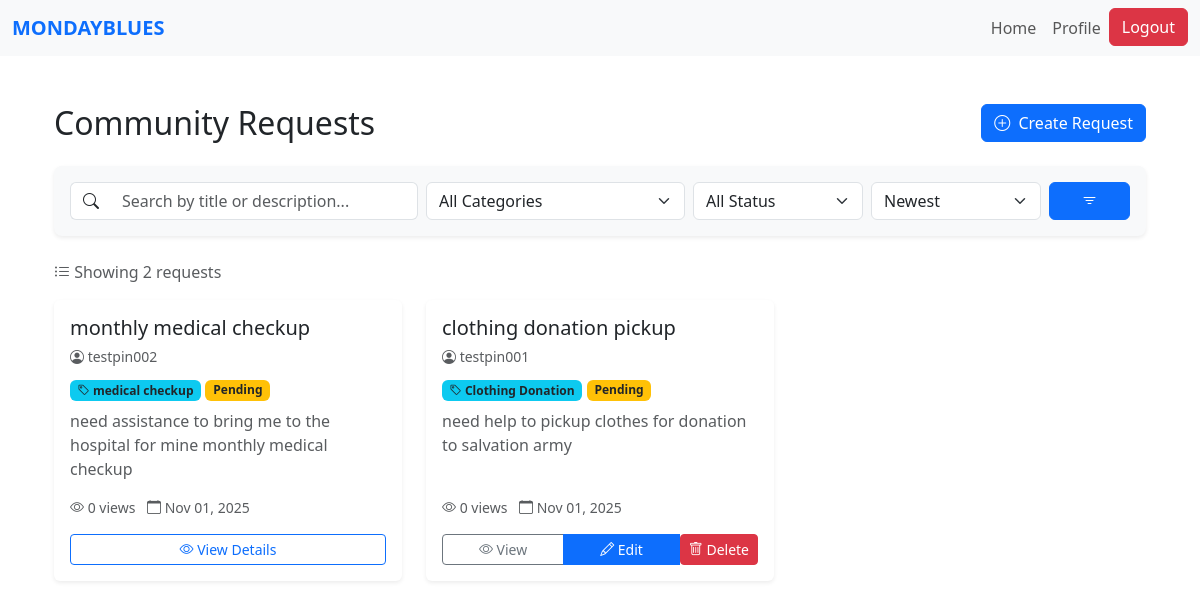
The page / (signed in) on the database its author committed.
### website/models.py (models this page shows)
class Request(db.Model):
    id = db.Column(db.Integer, primary_key=True)
    title = db.Column(db.String(150), nullable=False)
    description = db.Column(db.Text, nullable=False)
    category_id = db.Column(db.Integer, db.ForeignKey('category.id'), nullable=False)
    category = db.relationship('Category', backref='requests')
    status = db.Column(db.String(20), default='Pending')  # Pending, Accepted, Completed
    scheduled_datetime = db.Column(db.DateTime, nullable=False)
    view_count = db.Column(db.Integer, default=0)
    date_created = db.Column(db.DateTime, default=datetime.utcnow)
    user_id = db.Column(db.Integer, db.ForeignKey('user.id'), nullable=False)
    volunteer_id = db.Column(db.Integer, db.ForeignKey('volunteer.id'), nullable=True)
    user = db.relationship('User', backref=db.backref('requests', lazy=True, cascade='all, delete-orphan'), lazy=True)
    volunteer = db.relationship('Volunteer', backref=db.backref('assigned_requests', lazy=True), lazy=True)

class User(db.Model, UserMixin):
    id = db.Column(db.Integer, primary_key=True)
    name = db.Column(db.String(150))
    email = db.Column(db.String(150), unique=True)
    password = db.Column(db.String(150))
    date_created = db.Column(db.DateTime(timezone=True), default=func.now())
    role = db.Column(db.String(50), default='PIN')
    status = db.Column(db.String(20), default='Pending')  # Pending, Approved, Suspended
    """    total_rating = db.Column(db.Float, default=0)
    num_ratings = db.Column(db.Integer, default=0)

    def update_rating(self, new_rating: float):
        #Update overall CSR rating with a new rating value.
        if self.num_ratings == 0:
            self.total_rating = new_rating
        else:
            self.total_rating = ((self.total_rating * self.num_ratings) + new_rating) / (self.num_ratings + 1)
        self.num_ratings += 1"""

class Category(db.Model):
    id = db.Column(db.Integer, primary_key=True)
    name = db.Column(db.String(100), unique=True, nullable=False)
    description = db.Column(db.String(250))
    date_created = db.Column(db.DateTime, default=datetime.utcnow)

### website/views.py (the view, shortened to what this page needs)
@views.route('/')
def home():
    if not current_user.is_authenticated:
        return redirect(url_for('auth.login'))
    categories = Category.query.order_by(Category.name).all()
    search_query = request.args.get('q', '').strip()
    category_filter = request.args.get('category', '')
    status_filter = request.args.get('status', '')
    sort_by = request.args.get('sort', 'newest')
    query = Request.query
    if category_filter:
        query = query.join(Category).filter(Category.name == category_filter)
    if status_filter:
        query = query.filter(Request.status == status_filter)
    if sort_by == 'oldest':
        query = query.order_by(Request.date_created.asc())
    elif sort_by == 'views':
        query = query.order_by(Request.view_count.desc())
    elif sort_by == 'title':
        query = query.order_by(Request.title.asc())
    else:  # newest (default)
        query = query.order_by(Request.date_created.desc())
    requests = query.all()
    return render_template(
        'home.html',
        user=current_user,
        requests=requests,
        categories=categories
    )

### website/templates/home.html (shortened to what this page needs)
{% extends "base.html" %}
{% block content %}
<div class="container my-5">
  <div class="d-flex justify-content-between align-items-center mb-4">
    <h2 class="mb-0">Community Requests</h2>
    {% if current_user.is_authenticated and current_user.role == 'PIN' and current_user.status != "Pending" and current_user.status != "Suspended" %}
      <button class="btn btn-primary" onclick="location.href='/create-request'">
        <i class="bi bi-plus-circle me-1"></i> Create Request
      </button>
    {% endif %}
  </div>
  <form method="GET" action="{{ url_for('views.home') }}" class="bg-light p-3 rounded-3 mb-4 shadow-sm">
    <div class="row g-2 align-items-center">
      <div class="col-md-4">
        <div class="input-group">
          <span class="input-group-text bg-white border-end-0">
            <i class="bi bi-search"></i>
          </span>
          <input
            type="text"
            class="form-control border-start-0"
            name="q"
            placeholder="Search by title or description..."
            value="{{ request.args.get('q', '') }}"
          >
        </div>
      </div>
      <div class="col-md-3">
        <select class="form-select" name="category" onchange="this.form.submit()">
          <option value="">All Categories</option>
        </select>
      </div>
      <div class="col-md-2">
        <select class="form-select" name="status" onchange="this.form.submit()">
          <option value="">All Status</option>
        </select>
      </div>
      <div class="col-md-2">
        <select class="form-select" name="sort" onchange="this.form.submit()">
          <option value="newest" {% if request.args.get('sort')=='newest' %}selected{% endif %}>Newest</option>
        </select>
      </div>
      <div class="col-md-1">
        <button type="submit" class="btn btn-primary w-100">
          <i class="bi bi-filter"></i>
        </button>
      </div>
    </div>
  </form>
  {% if requests %}
    <p class="text-muted mb-3">
      <i class="bi bi-list-ul"></i> Showing {{ requests|length }} request{% if requests|length != 1 %}s{% endif %}
    </p>
  {% endif %}
  <div class="row g-4">
    {% if requests %}
      {% for req in requests %}
        {% if req.user.status != "Suspended" %}
          <div class="col-md-4">
            <div class="card h-100 border-0 shadow-sm hover-shadow transition">
              <div class="card-body d-flex flex-column">
                <div class="mb-2">
                  <h5 class="card-title text-dark mb-1">{{ req.title }}</h5>
                  <small class="text-muted">
                    <i class="bi bi-person-circle"></i> {{ req.user.name }}
                  </small>
                </div>
                <div class="mb-2">
                  <span class="badge bg-info text-dark">
                    <i class="bi bi-tag"></i> {{ req.category.name }}
                  </span>
                  <span class="badge
                    {% if req.status == 'Pending' %}bg-warning text-dark
                    {% elif req.status == 'Assigned' %}bg-primary
                    {% elif req.status == 'Accepted' %}bg-success
                    {% elif req.status == 'Completed' %}bg-secondary
                    {% else %}bg-light text-dark{% endif %}
                  ">
                    {{ req.status }}
                  </span>
                </div>
                <p class="text-muted flex-grow-1">
                  {{ req.description[:100] }}{% if req.description|length > 100 %}...{% endif %}
                </p>
                <div class="text-muted small mb-3">
                  <i class="bi bi-eye"></i> {{ req.view_count }} views
                  <span class="ms-2">
                    <i class="bi bi-calendar"></i> {{ req.date_created.strftime('%b %d, %Y') }}
                  </span>
                </div>
                <div class="mt-auto">
                  {% if current_user.is_authenticated and req.user_id == current_user.id %}
                    <div class="btn-group w-100" role="group">
                      <a href="{{ url_for('views.view_request', id=req.id) }}" class="btn btn-outline-secondary btn-sm">
                        <i class="bi bi-eye"></i> View
                      </a>
                      <a href="{{ url_for('views.edit_request', id=req.id) }}" class="btn btn-primary btn-sm">
                        <i class="bi bi-pencil"></i> Edit
                      </a>
                      <form action="{{ url_for('csr.delete_request', request_id=req.id) }}" method="POST" onsubmit="return confirm('Are you sure you want to delete this request?');">
                        <button class="btn btn-danger btn-sm" type="submit">
                          <i class="bi bi-trash"></i> Delete
                        </button>
                      </form>
                    </div>
                  {% else %}
                    <a href="{{ url_for('views.view_request', id=req.id) }}" class="btn btn-outline-primary w-100 btn-sm">
                      <i class="bi bi-eye"></i> View Details
                    </a>
                  {% endif %}
                </div>
              </div>
            </div>
          </div>
        {% endif %}
      {% endfor %}
    {% endif %}
  </div>
</div>
<link rel="stylesheet" href="https://cdn.jsdelivr.net/npm/bootstrap-icons@1.10.0/font/bootstrap-icons.css">
{% endblock %}

### website/templates/home.html (style rules this page uses)
.hover-shadow { transition: all 0.3s ease; }
.transition { transition: all 0.3s ease; }

### rows shown on the page
Request: title "monthly medical checkup", user.name "testpin002", category.name "medical checkup", status "Pending", description "need assistance to bring me to the hospital for mine monthly medical checkup", view_count "0", date_created "Nov 01, 2025"
Request: title "clothing donation pickup", user.name "testpin001", category.name "Clothing Donation", status "Pending", description "need help to pickup clothes for donation to salvation army", view_count "0", date_created "Nov 01, 2025"

### other values the page prints
{{ requests|length }} "2"
